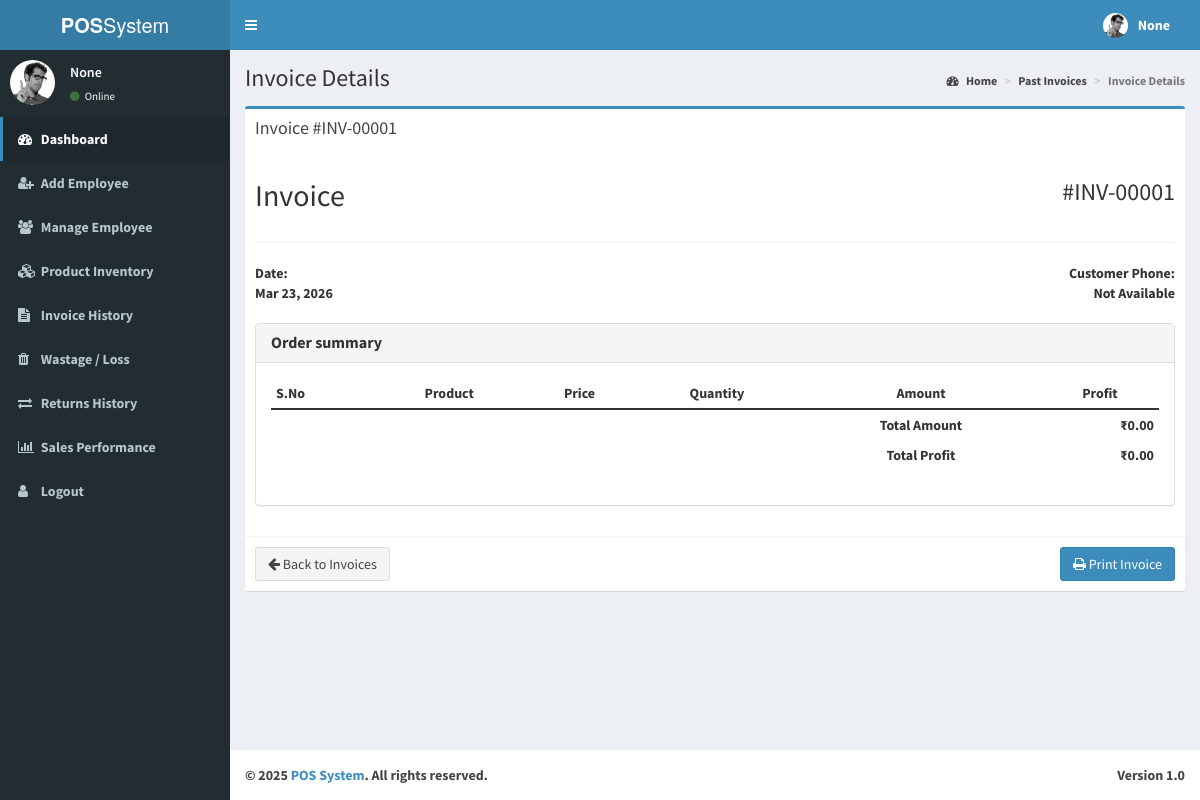
The app's page /view-invoice-admin/INV-00001/ with its own data.
### cashier/models.py (models this page shows, shortened)
class Invoice(models.Model):
    invoice_id = models.CharField(max_length=20, primary_key=True, editable=False)
    date = models.DateField(default=timezone.now)
    customer_phone = models.CharField(max_length=15, null=True, blank=True)
    created_at = models.DateTimeField(default=timezone.now)
    total_amount = models.DecimalField(max_digits=10, decimal_places=2)

### admindashboard/views.py (the view)
# urls.py: path('view-invoice-admin/<str:invoice_id>/', dviews.view_invoice_admin, name='view_invoice_admin'),
def view_invoice_admin(request, invoice_id):
    ename = request.session.get('ename')
    email = request.session.get('email')
    user_id = request.session.get('id')
    username = request.session.get('username')
    invoice = get_object_or_404(Invoice, invoice_id=invoice_id)
    total_profit = InvoiceDetail.objects.filter(invoice_id=invoice).aggregate(
        total_profit=Sum('profit')
    )['total_profit'] or 0.00
    invoice.total_profit = total_profit
    invoice_details = InvoiceDetail.objects.filter(invoice_id=invoice)
    return render(request, 'viewinvoiceadmin.html', {
        'invoice': invoice,
        'invoice_details': invoice_details,
        'ename': ename,
        'email': email,
        'user_id': user_id,
        'username': username
    })

### templates/viewinvoiceadmin.html (shortened to what this page needs)
<!DOCTYPE html>
<html>
  <head>
    {% load static %}
    <link href="{% static 'adminp/bootstrap/css/bootstrap.min.css' %}" rel="stylesheet" type="text/css" />
    <link href="https://maxcdn.bootstrapcdn.com/font-awesome/4.3.0/css/font-awesome.min.css" rel="stylesheet" type="text/css" />
    <link href="http://code.ionicframework.com/ionicons/2.0.0/css/ionicons.min.css" rel="stylesheet" type="text/css" />
    <link href="{% static 'adminp/dist/css/AdminLTE.min.css' %}" rel="stylesheet" type="text/css" />
    <link href="{% static 'adminp/dist/css/skins/_all-skins.min.css' %}" rel="stylesheet" type="text/css" />
  </head>
  <body class="skin-blue">
    <div class="wrapper">
      <header class="main-header">
        <a href="{% url 'admin_dashboard' %}" class="logo"><b>POS</b>System</a>
        <nav class="navbar navbar-static-top" role="navigation">
          <a href="#" class="sidebar-toggle" data-toggle="offcanvas" role="button">
          </a>
          <div class="navbar-custom-menu">
            <ul class="nav navbar-nav">
              <li class="dropdown user user-menu">
                <a href="#" class="dropdown-toggle" data-toggle="dropdown">
                  <img src="{% static 'adminp/dist/img/user2-160x160.jpg' %}" class="user-image" alt="User Image"/>
                  <span class="hidden-xs"><b>{{username}}</span>
                </a>
              </li>
            </ul>
          </div>
        </nav>
      </header>
      <div class="content-wrapper">
        <section class="content-header">
          <h1>Invoice Details</h1>
          <ol class="breadcrumb">
            <li><a href="#"><i class="fa fa-dashboard"></i> Home</a></li>
            <li><a href="{% url 'past_invoice_admin' %}">Past Invoices</a></li>
            <li class="active">Invoice Details</li>
          </ol>
        </section>
        <aside class="main-sidebar">
          <section class="sidebar">
            <div class="user-panel">
              <div class="pull-left image">
                <img src="{% static 'adminp/dist/img/user2-160x160.jpg' %}" class="img-circle" alt="User Image" />
              </div>
              <div class="pull-left info">
                <p>{{ ename }}</p>
                <a href="#"><i class="fa fa-circle text-success"></i> Online</a>
              </div>
            </div>
            <ul class="sidebar-menu">
              <li class="active treeview">
                <a href="{% url 'admin_dashboard' %}">
                  <i class="fa fa-dashboard"></i> <span>Dashboard</span>
                </a>
              </li>
              <li class="treeview">
                <a href="{% url 'add_employee' %}">
                  <i class="fa fa-user-plus"></i>
                  <span>Add Employee</span>
                </a>
              </li>
              <li>
                <a href="{% url 'memployee' %}">
                  <i class="fa fa-users"></i>
                  <span>Manage Employee</span>
                </a>
              </li>
              <li>
                <a href="{% url 'inventory' %}">
                  <i class="fa fa-cubes"></i>
                  <span>Product Inventory</span>
                </a>
              </li>
              <li>
                <a href="{% url 'past_invoice_admin' %}">
                  <i class="fa fa-file-text"></i>
                  <span>Invoice History</span>
                </a>
              </li>
              <li>
                <a href="{% url 'wastage_report_admin' %}">
                  <i class="fa fa-trash"></i>
                  <span>Wastage / Loss</span>
                </a>
              </li>
              <li>
                <a href="{% url 'return_history_admin' %}">
                  <i class="fa fa-exchange"></i>
                  <span>Returns History</span>
                </a>
              </li>
              <li>
                <a href="{% url 'sales_analysis' %}">
                  <i class="fa fa-bar-chart"></i>
                  <span>Sales Performance</span>
                </a>
              </li>
              <li>
                <a href="{% url 'logout' %}">
                  <i class="fa fa-user"></i>
                  <span>Logout</span>
                </a>
              </li>
            </ul>
          </section>
        </aside>
        <section class="content">
          <div class="row">
            <div class="col-xs-12">
              <div class="box box-primary">
                <div class="box-header">
                  <h3 class="box-title">Invoice #{{ invoice.invoice_id }}</h3>
                </div>
                <div class="box-body">
                  <div class="row">
                    <div class="col-xs-12">
                      <div class="invoice-title">
                        <h2>Invoice</h2><h3 class="pull-right">#{{ invoice.invoice_id }}</h3>
                      </div>
                      <hr>
                      <div class="row">
                        <div class="col-xs-6">
                          <address>
                            <strong>Date:</strong><br>
                            {{ invoice.date|date:"M d, Y" }}<br>
                          </address>
                        </div>
                        <div class="col-xs-6 text-right">
                          <address>
                            <strong>Customer Phone:</strong><br>
                            {% if invoice.customer_phone %}{{ invoice.customer_phone }}{% else %}Not Available{% endif %}<br>
                          </address>
                        </div>
                      </div>
                    </div>
                  </div>
                  <div class="row">
                    <div class="col-md-12">
                      <div class="panel panel-default">
                        <div class="panel-heading">
                          <h3 class="panel-title"><strong>Order summary</strong></h3>
                        </div>
                        <div class="panel-body">
                          <div class="table-responsive">
                            <table class="table table-condensed">
                              <thead>
                                <tr>
                                  <td><strong>S.No</strong></td>
                                  <td class="text-center"><strong>Product</strong></td>
                                  <td class="text-center"><strong>Price</strong></td>
                                  <td class="text-center"><strong>Quantity</strong></td>
                                  <td class="text-center"><strong>Amount</strong></td>
                                  <td class="text-center"><strong>Profit</strong></td>
                                </tr>
                              </thead>
                              <tbody>
                                <tr>
                                  <td class="thick-line"></td>
                                  <td class="thick-line"></td>
                                  <td class="thick-line"></td>
                                  <td class="thick-line"></td>
                                  <td class="thick-line text-center"><strong>Total Amount</strong></td>
                                  <td class="thick-line text-right">₹{{ invoice.total_amount }}</td>
                                </tr>
                                <tr>
                                  <td class="no-line"></td>
                                  <td class="no-line"></td>
                                  <td class="no-line"></td>
                                  <td class="no-line"></td>
                                  <td class="no-line text-center"><strong>Total Profit</strong></td>
                                  <td class="no-line text-right">₹{{ invoice.total_profit|default:"0.00" }}</td>
                                </tr>
                              </tbody>
                            </table>
                          </div>
                        </div>
                      </div>
                    </div>
                  </div>
                </div>
                <div class="box-footer">
                  <a href="{% url 'past_invoice_admin' %}" class="btn btn-default">
                    <i class="fa fa-arrow-left"></i> Back to Invoices
                  </a>
                  <button class="btn btn-primary pull-right" onclick="window.print()">
                    <i class="fa fa-print"></i> Print Invoice
                  </button>
                </div>
              </div>
            </div>
          </div>
        </section>
      </div>
      <footer class="main-footer">
        <div class="pull-right hidden-xs">
          <b>Version</b> 1.0
        </div>
        <strong>&copy; 2025<a href="http://almsaeedstudio.com">  <span> POS System</span></span></a>.</strong> All rights reserved.
      </footer>
    </div>
  </body>
</html>

### templates/viewinvoiceadmin.html (style rules this page uses)
.invoice-title h2, .invoice-title h3 { display: inline-block; }
.table > tbody > tr > .no-line { border-top: none; }
.table > tbody > tr > .thick-line { border-top: 2px solid; }

### records on screen
Invoice: invoice_id "INV-00001", date "Mar 23, 2026", total_amount "0.00", total_profit "0.00"

### other values on screen
{{ username }} "None"
{{ ename }} "None"
